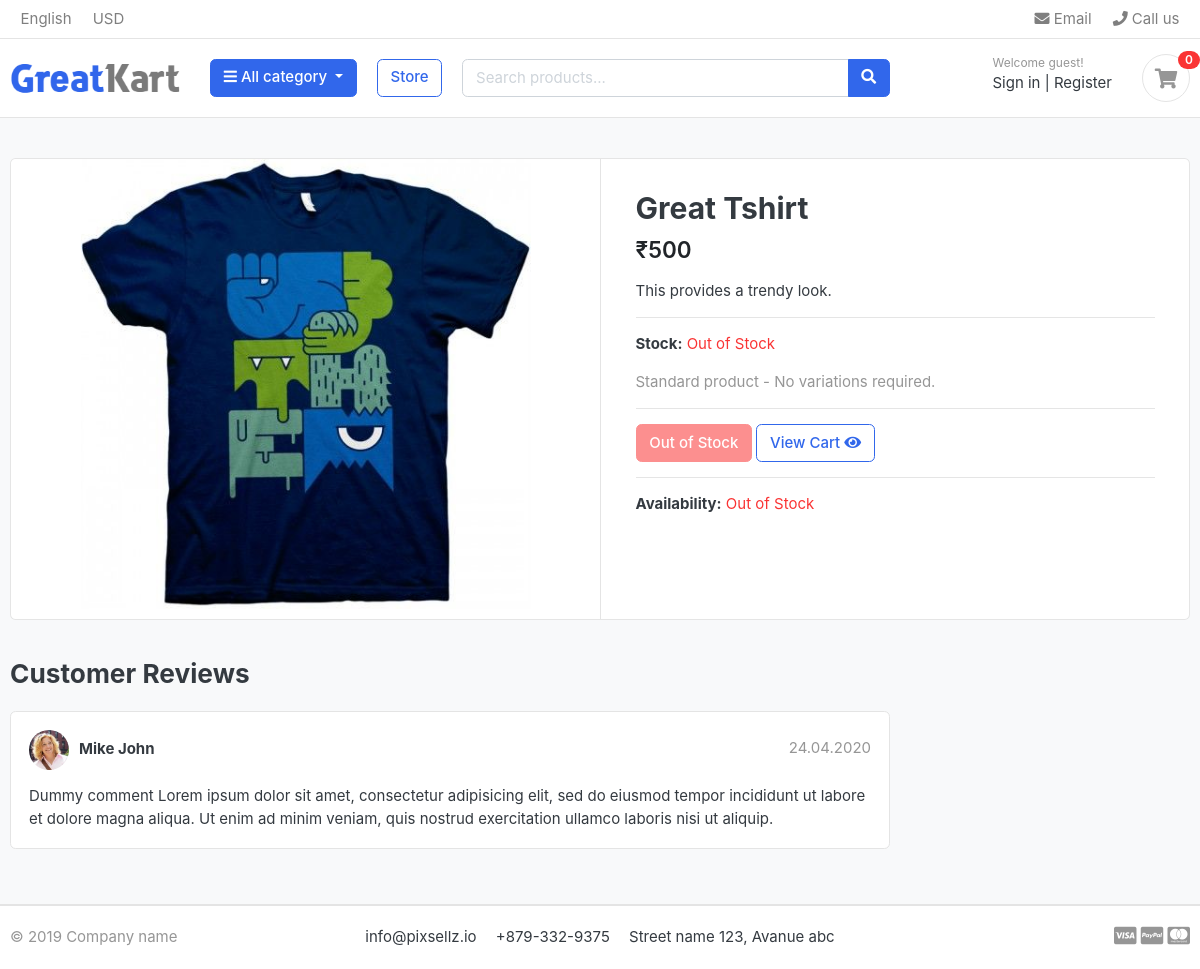
The app's page /store/t-shirt/great-Tshirt/, older data.
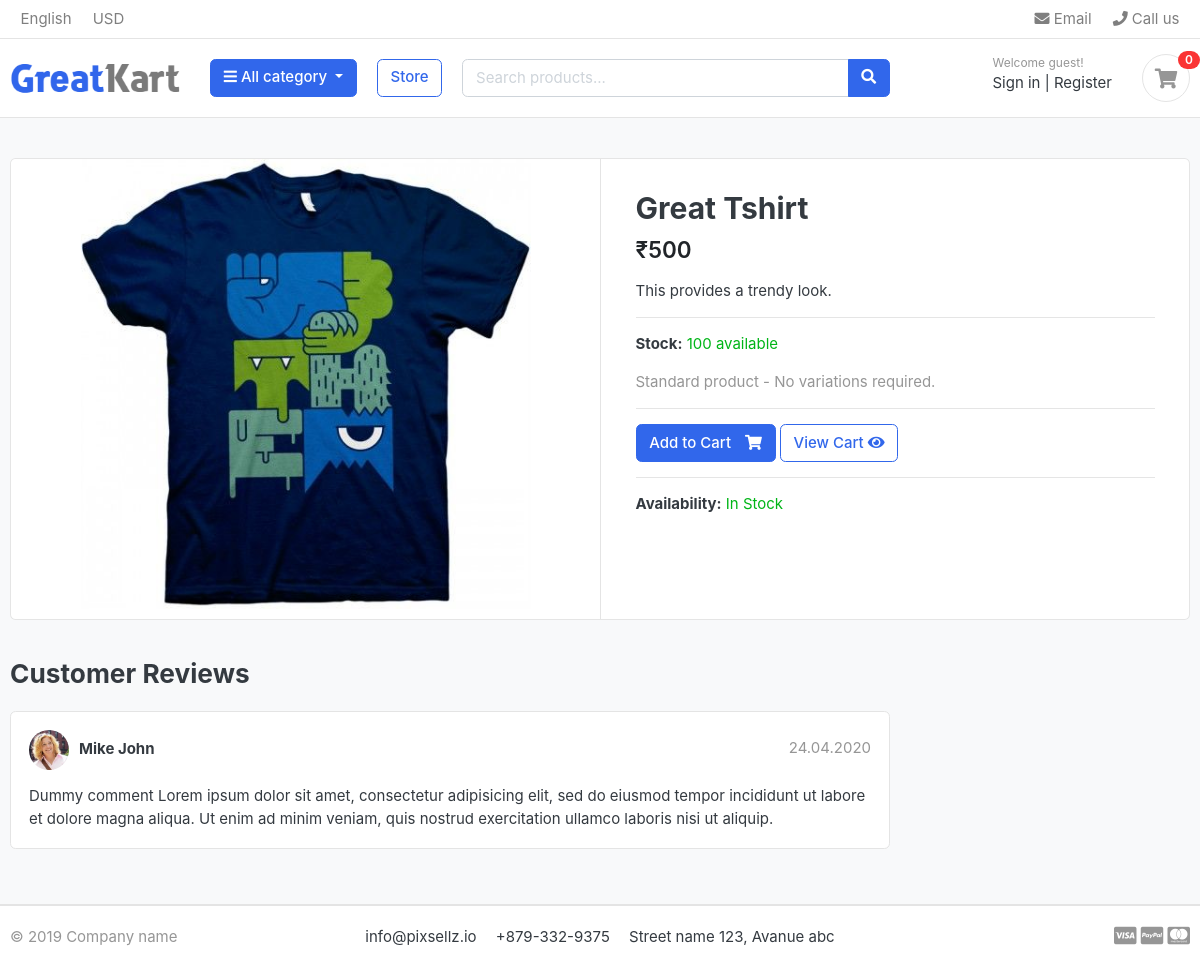
The same page, newer data.
### store/models.py (models this page shows, shortened)
class product(models.Model):
    product_name = models.CharField(max_length=200, unique=True)
    slug = models.SlugField(max_length=200, unique=True)
    description = models.TextField(max_length=500, blank=True)
    price = models.IntegerField()
    images = models.ImageField(upload_to='photos/products')
    stock = models.IntegerField()
    is_available = models.BooleanField(default=True)
    category = models.ForeignKey(category, on_delete=models.CASCADE)
    created_date = models.DateTimeField(auto_now_add=True)
    modified_date = models.DateTimeField(auto_now=True)

### store/views.py (the view, shortened to what this page needs)
# urls.py: path('<slug:category_slug>/<slug:product_slug>/', views.product_detail, name='product_detail'),
def product_detail(request, category_slug, product_slug):
    single_product = get_object_or_404(
        product,
        category__slug=category_slug,
        slug=product_slug,
        is_available=True
    )
    all_variations = ProductVariation.objects.filter(
        product=single_product
    )
    has_variations = all_variations.exists()
    variations = all_variations.filter(
        is_active=True,
        stock__gt=0
    )
    sizes = variations.exclude(
        size=''
    ).values_list('size', flat=True).distinct()
    colors = variations.exclude(
        color=''
    ).values_list('color', flat=True).distinct()
    in_cart = False
    context = {
        'single_product': single_product,
        'in_cart': in_cart,
        'has_variations': has_variations,
        'variations': variations,
        'sizes': sizes,
        'colors': colors,
    }
    return render(
        request,
        'store/product_detail.html',
        context
    )

### carts/context_processors.py (called while the page is built, shortened)
def counter(request):
    cart_count = 0
    if request.path.startswith('/admin/'):
        return {}
    session_key = request.session.session_key
    return {
        'cart_count': cart_count
    }

### category/context_processors.py (called while the page is built)
def menu_links(request):
    links=category.objects.all()
    return dict(links=links)

### category/models.py (called while the page is built)
    def get_url(self):
            return reverse('products_by_category', args=[self.slug])

### templates/store/product_detail.html (shortened to what the changed rows need)
{% extends 'base.html' %}
{% load static %}
{% block content %}
<section class="section-content padding-y bg">
<div class="container">
    <div class="card">
        <div class="row no-gutters">
            <aside class="col-md-6">
                <article class="gallery-wrap">
                    <div class="img-big-wrap">
                        <a href="#">
                            {% if single_product.images %}
                                <img src="{{ single_product.images.url }}"
                                     alt="{{ single_product.product_name }}">
                            {% endif %}
                        </a>
                    </div>
                </article>
            </aside>
            <main class="col-md-6 border-left">
                <article class="content-body">
                    <h2 class="title">
                        {{ single_product.product_name }}
                    </h2>
                    <div class="mb-3">
                        <var class="price h4">
                            ₹{{ single_product.price }}
                        </var>
                    </div>
                    <p>{{ single_product.description }}</p>
                    <hr>
                    <form action="{% url 'add_cart' single_product.id %}"
                          method="POST">
                        {% if has_variations %}
                            {% if colors %}
                                <div class="row mb-3">
                                    <div class="col-md-8">
                                        <div class="item-option-select">
                                            <h6>Choose Color</h6>
                                            <select name="color"
                                                    class="form-control"
                                                    required>
                                                <option value="">
                                                    Select Color
                                                </option>
                                                {% for color in colors %}
                                                    <option value="{{ color }}">
                                                        {{ color }}
                                                    </option>
                                                {% endfor %}
                                            </select>
                                        </div>
                                    </div>
                                </div>
                            {% endif %}
                            {% if sizes %}
                                <div class="row mb-3">
                                    <div class="col-md-8">
                                        <div class="item-option-select">
                                            <h6>Select Size</h6>
                                            <select name="size"
                                                    class="form-control"
                                                    required>
                                                <option value="">
                                                    Select Size
                                                </option>
                                                {% for size in sizes %}
                                                    <option value="{{ size }}">
                                                        {{ size }}
                                                    </option>
                                                {% endfor %}
                                            </select>
                                        </div>
                                    </div>
                                </div>
                            {% endif %}
                            {% if variations %}
                                <p class="text-success">
                                    <i class="fa fa-check-circle"></i>
                                    Available variations are in stock.
                                </p>
                            {% else %}
                                <div class="alert alert-danger">
                                    All variations are currently out of stock.
                                </div>
                            {% endif %}
                        {% else %}
                            <p>
                                <strong>Stock:</strong>
                                {% if single_product.stock > 0 %}
                                    <span class="text-success">
                                        {{ single_product.stock }} available
                                    </span>
                                {% else %}
                                    <span class="text-danger">
                                        Out of Stock
                                    </span>
                                {% endif %}
                            </p>
                            <p class="text-muted">
                                Standard product - No variations required.
                            </p>
                        {% endif %}
                        <hr>
                        {% if has_variations %}
                            {% if variations %}
                                <button type="submit"
                                        class="btn btn-primary">
                                    <span class="text">Add to Cart</span>
                                    <i class="fas fa-shopping-cart"></i>
                                </button>
                            {% endif %}
                        {% else %}
                            {% if single_product.stock > 0 %}
                                <button type="submit"
                                        class="btn btn-primary">
                                    <span class="text">Add to Cart</span>
                                    <i class="fas fa-shopping-cart"></i>
                                </button>
                            {% else %}
                                <button type="button"
                                        class="btn btn-danger"
                                        disabled>
                                    Out of Stock
                                </button>
                            {% endif %}
                        {% endif %}
                        <a href="{% url 'cart' %}"
                           class="btn btn-outline-primary">
                            View Cart
                            <i class="fa fa-eye"></i>
                        </a>
                    </form>
                    <hr>
                    <p>
                        <strong>Availability:</strong>
                        {% if has_variations %}
                            {% if variations %}
                                <span class="text-success">In Stock</span>
                            {% else %}
                                <span class="text-danger">Out of Stock</span>
                            {% endif %}
                        {% else %}
                            {% if single_product.stock > 0 %}
                                <span class="text-success">In Stock</span>
                            {% else %}
                                <span class="text-danger">Out of Stock</span>
                            {% endif %}
                        {% endif %}
                    </p>
                </article>
            </main>
        </div>
    </div>
    <br>
</div>
</section>
{% endblock %}

Row changes from the older to the newer data that the page shows:
changed product "Great Tshirt": stock (not shown) → "100"
Text that changed along with them:
text no longer shown: "Out of Stock Out of Stock Out of Stock"
text now shown: "available Add to Cart In Stock"
